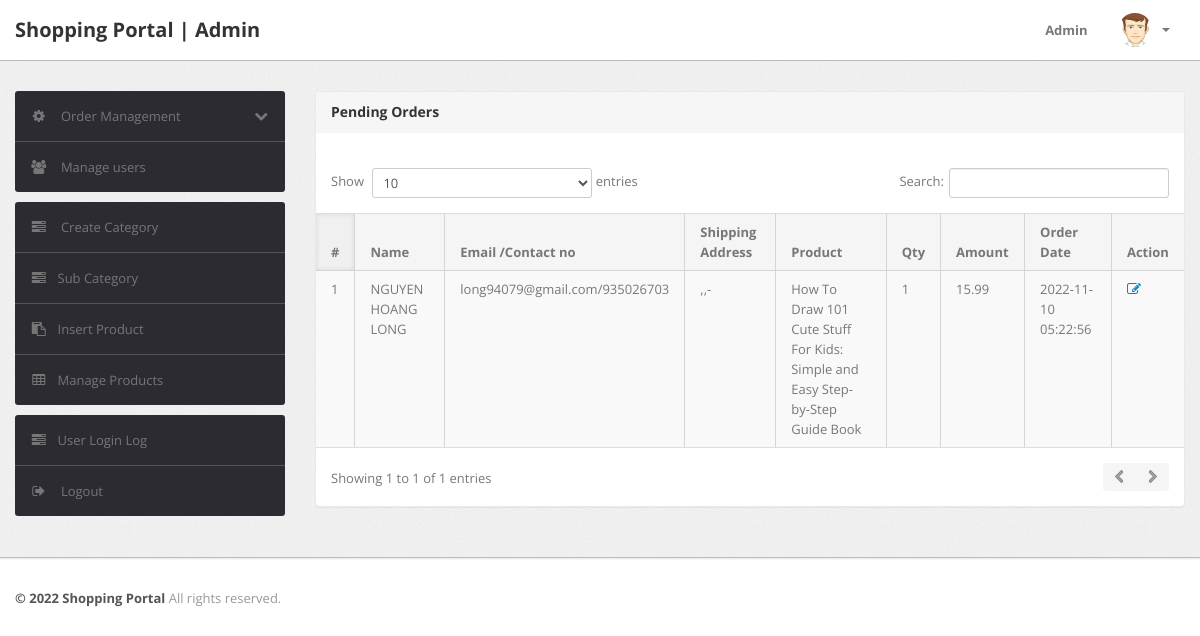
The page /admin/todays-orders.php (signed in) on the database its author committed.
### tables this page shows
CREATE TABLE `orders` (
  `id` int(11) NOT NULL,
  `userId` int(11) DEFAULT NULL,
  `productId` varchar(255) DEFAULT NULL,
  `quantity` int(11) DEFAULT NULL,
  `orderDate` timestamp NOT NULL DEFAULT current_timestamp(),
  `paymentMethod` varchar(50) DEFAULT NULL,
  `orderStatus` varchar(55) DEFAULT NULL
);

CREATE TABLE `users` (
  `id` int(11) NOT NULL,
  `name` varchar(255) DEFAULT NULL,
  `email` varchar(255) DEFAULT NULL,
  `contactno` bigint(11) DEFAULT NULL,
  `password` varchar(255) DEFAULT NULL,
  `shippingAddress` longtext DEFAULT NULL,
  `shippingState` varchar(255) DEFAULT NULL,
  `shippingCity` varchar(255) DEFAULT NULL,
  `shippingPincode` int(11) DEFAULT NULL,
  `billingAddress` longtext DEFAULT NULL,
  `billingState` varchar(255) DEFAULT NULL,
  `billingCity` varchar(255) DEFAULT NULL,
  `billingPincode` int(11) DEFAULT NULL,
  `regDate` timestamp NOT NULL DEFAULT current_timestamp(),
  `updationDate` varchar(255) DEFAULT NULL
);

CREATE TABLE `products` (
  `id` int(11) NOT NULL,
  `category` int(11) NOT NULL,
  `subCategory` int(11) DEFAULT NULL,
  `productName` varchar(255) DEFAULT NULL,
  `productCompany` varchar(255) DEFAULT NULL,
  `productPrice` double(8,2) DEFAULT NULL,
  `productPriceBeforeDiscount` double(8,2) DEFAULT NULL,
  `productDescription` longtext DEFAULT NULL,
  `productImage1` varchar(255) DEFAULT NULL,
  `productImage2` varchar(255) DEFAULT NULL,
  `productImage3` varchar(255) DEFAULT NULL,
  `shippingCharge` int(11) DEFAULT NULL,
  `productAvailability` varchar(255) DEFAULT NULL,
  `postingDate` timestamp NULL DEFAULT current_timestamp(),
  `updationDate` varchar(255) DEFAULT NULL
);

### admin/todays-orders.php (the view, shortened to what this page needs)
<?php
include('include/config.php');
if(strlen($_SESSION['alogin'])==0)
	{
header('location:index.php');
}
else{
?>
<!DOCTYPE html>
<html lang="en">
<head>
	<link type="text/css" href="bootstrap/css/bootstrap.min.css" rel="stylesheet">
	<link type="text/css" href="bootstrap/css/bootstrap-responsive.min.css" rel="stylesheet">
	<link type="text/css" href="css/theme.css" rel="stylesheet">
	<link type="text/css" href="images/icons/css/font-awesome.css" rel="stylesheet">
</head>
<body>
<?php include('include/header.php');?>
	<div class="wrapper">
		<div class="container">
			<div class="row">
<?php include('include/sidebar.php');?>
			<div class="span9">
					<div class="content">
	<div class="module">
							<div class="module-head">
								<h3>Pending Orders</h3>
							</div>
							<div class="module-body table">
									<br />
			<table cellpadding="0" cellspacing="0" border="0" class="datatable-1 table table-bordered table-striped	 display table-responsive" >
									<thead>
										<tr>
											<th>#</th>
											<th> Name</th>
											<th width="50">Email /Contact no</th>
											<th>Shipping Address</th>
											<th>Product </th>
											<th>Qty </th>
											<th>Amount </th>
											<th>Order Date</th>
											<th>Action</th>
										</tr>
									</thead>
<tbody>
<?php
 $f1="00:00:00";
$from=date('Y-m-d')." ".$f1;
$t1="23:59:59";
$to=date('Y-m-d')." ".$t1;
$query=mysqli_query($con,"select users.name as username,users.email as useremail,users.contactno as usercontact,users.shippingAddress as shippingaddress,users.shippingCity as shippingcity,users.shippingState as shippingstate,users.shippingPincode as shippingpincode,products.productName as productname,products.shippingCharge as shippingcharge,orders.quantity as quantity,orders.orderDate as orderdate,products.productPrice as productprice,orders.id as id  from orders join users on  orders.userId=users.id join products on products.id=orders.productId where orders.orderDate Between '$from' and '$to'");
$cnt=1;
while($row=mysqli_fetch_array($query))
{
?>
										<tr>
											<td><?php echo htmlentities($cnt);?></td>
											<td><?php echo htmlentities($row['username']);?></td>
											<td><?php echo htmlentities($row['useremail']);?>/<?php echo htmlentities($row['usercontact']);?></td>
											<td><?php echo htmlentities($row['shippingaddress'].",".$row['shippingcity'].",".$row['shippingstate']."-".$row['shippingpincode']);?></td>
											<td><?php echo htmlentities($row['productname']);?></td>
											<td><?php echo htmlentities($row['quantity']);?></td>
											<td><?php echo htmlentities($row['quantity']*$row['productprice']+$row['shippingcharge']);?></td>
											<td><?php echo htmlentities($row['orderdate']);?></td>
											<td>    <a href="updateorder.php?oid=<?php echo htmlentities($row['id']);?>" title="Update order" target="_blank"><i class="icon-edit"></i></a>
											</td>
											</tr>
										<?php $cnt=$cnt+1; } ?>
										</tbody>
								</table>
							</div>
						</div>
					</div>
				</div>
			</div>
		</div>
	</div>
<?php include('include/footer.php');?>
</body>
<?php } ?>

### rows shown on the page
orders: userId.name "NGUYEN HOANG LONG", userId.email "long94079@gmail.com", userId.contactno "935026703", userId.shippingPincode ",,-", productId.productName "How To Draw 101 Cute Stuff For Kids: Simple and Easy Step-by-Step Guide Book", quantity "1", $row['quantity']*$row['productprice']+$row['shippingcharge'] "15.99", orderDate "2022-11-10 05:22:56"
